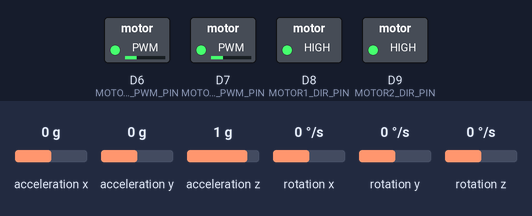
The sketch below on a simulated Arduino Nano 33 BLE. Parts: switched loads named in the sketch (green lamp = pin HIGH). The test bench sets the inputs (shaded band); at power-on: rotation z 0 °/s, acceleration x 0 g, acceleration y 0 g, acceleration z 1 g, rotation x 0 °/s, rotation y 0 °/s.

Above: at 1.2 s.
1.3 s: rotation z set to -192 °/s
At 2.2 s:
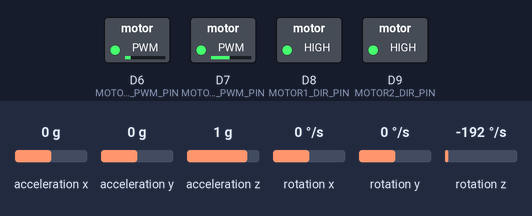
4.3 s: rotation z set to 192 °/s
At 7.28 s:
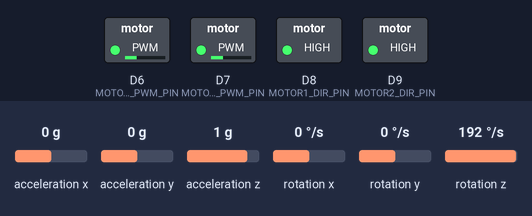
13.3 s: rotation z set to -100 °/s
At 17.79 s:
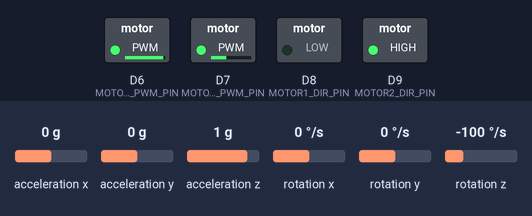
Timing chart, 0 to 32.3 s (numbered marks = the images above; inputs shaded):
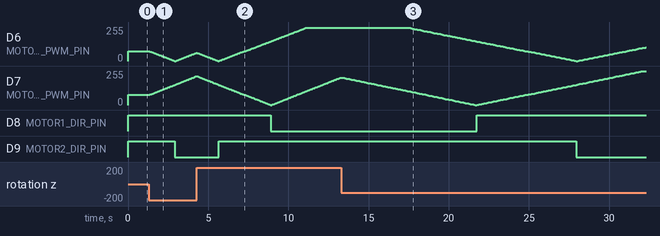

Measured:
- after the input at 1.3 s, D7 (MOTOR1_PWM_PIN): moves from 76/255 to 216/255 over 2.9 s, starting after 0.06 s; D9 (MOTOR2_DIR_PIN): HIGH → LOW after 1.6 s
- after the input at 4.3 s, D8 (MOTOR1_DIR_PIN): HIGH → LOW after 4.6 s; D9 (MOTOR2_DIR_PIN): LOW → HIGH after 1.4 s
- after the input at 13.3 s, D6 (MOTOR2_PWM_PIN): 248/255 → 245/255 after 4.3 s, → 243/255 0.10 s later, → 240/255 0.11 s later, → 238/255 0.10 s later, … (142 changes in this stretch); D8 (MOTOR1_DIR_PIN): LOW → HIGH after 8.5 s; D9 (MOTOR2_DIR_PIN): HIGH → LOW after 14.6 s

The sketch:

LAB12_Straight_line_Acc_gyro.ino
```cpp
#include <Arduino.h>
#include <Arduino_LSM9DS1.h>  // Include the library for the built-in accelerometer and gyroscope

// Motor pins
const int MOTOR1_PWM_PIN = 7;
const int MOTOR1_DIR_PIN = 8;
const int MOTOR2_PWM_PIN = 6;
const int MOTOR2_DIR_PIN = 9;

// Gyroscope control variables
float current_heading = 0;
float initial_heading = 0;

// Accelerometer control variables
float x_accel, y_accel, z_accel;
float x_position = 0;
float y_position = 0;
unsigned long previous_time;

// Control gains
float Kp_heading = 0.08;   // Slightly reduce proportional gain for heading correction
float Kp_position = 0.03;  // Slightly reduce proportional gain for position correction

// Correction factor to balance motor speeds
float motor_correction_factor = 0.975;  // Fine-tuned value to further reduce drift

// Function to set motor speeds
void motors_speed(int left_wheel_speed, int right_wheel_speed) {
    if (left_wheel_speed > 0) {
        digitalWrite(MOTOR1_DIR_PIN, HIGH);
    } else {
        digitalWrite(MOTOR1_DIR_PIN, LOW);
    }

    if (right_wheel_speed > 0) {
        digitalWrite(MOTOR2_DIR_PIN, HIGH);
    } else {
        digitalWrite(MOTOR2_DIR_PIN, LOW);
    }

    // Apply the correction factor to balance motor speeds
    left_wheel_speed = abs(left_wheel_speed);
    left_wheel_speed = constrain(left_wheel_speed, 0, 100);
    int left_pwm_value = map(left_wheel_speed, 0, 100, 0, 255);
    analogWrite(MOTOR1_PWM_PIN, left_pwm_value);

    right_wheel_speed = abs(right_wheel_speed);
    right_wheel_speed = constrain(right_wheel_speed, 0, 100);
    int right_pwm_value = map(right_wheel_speed, 0, 100, 0, 255 * motor_correction_factor);
    analogWrite(MOTOR2_PWM_PIN, right_pwm_value);
}

// Function to update heading based on gyroscope data
void update_heading() {
    float x, y, z;
    if (IMU.readGyroscope(x, y, z)) {
        current_heading += z * 0.013;  // Adjust this factor based on your needs
    }
}

// Function to update position based on accelerometer data
void update_position() {
    float dt = (millis() - previous_time) / 1000.0;
    previous_time = millis();

    if (IMU.readAcceleration(x_accel, y_accel, z_accel)) {
        x_position += x_accel * dt * dt;
        y_position += y_accel * dt * dt;
    }
}

// Function to correct the robot's direction and position
void correct_path() {
    // Calculate heading correction
    float heading_error = initial_heading - current_heading;
    int heading_correction = heading_error * Kp_heading;

    // Calculate position correction
    float position_error = x_position;  // Assuming y_position is the forward direction
    int position_correction = position_error * Kp_position;

    // Adjust motor speeds based on heading and position correction
    int left_motor_speed = 30 + heading_correction + position_correction;
    int right_motor_speed = 30 - heading_correction - position_correction;

    motors_speed(left_motor_speed, right_motor_speed);
}

void setup() {
    // Initialize serial communication
    Serial.begin(115200);

    // Initialize motor pins
    pinMode(MOTOR1_PWM_PIN, OUTPUT);
    pinMode(MOTOR1_DIR_PIN, OUTPUT);
    pinMode(MOTOR2_PWM_PIN, OUTPUT);
    pinMode(MOTOR2_DIR_PIN, OUTPUT);

    // Initialize IMU (accelerometer and gyroscope)
    if (!IMU.begin()) {
        Serial.println("Failed to initialize IMU!");
        while (1);
    }

    // Set initial heading
    float x, y, z;
    if (IMU.readGyroscope(x, y, z)) {
        initial_heading = z * 180.0 / PI;  // Convert radians to degrees
    }

    // Initialize timing for position updates
    previous_time = millis();

    // Start the motors
    motors_speed(30, 30);
}

void loop() {
    // Update the current heading
    update_heading();

    // Update the current position
    update_position();

    // Correct the robot's path to maintain a straight line
    correct_path();

    // Add a small delay to avoid too frequent updates
    delay(10);
}
```
